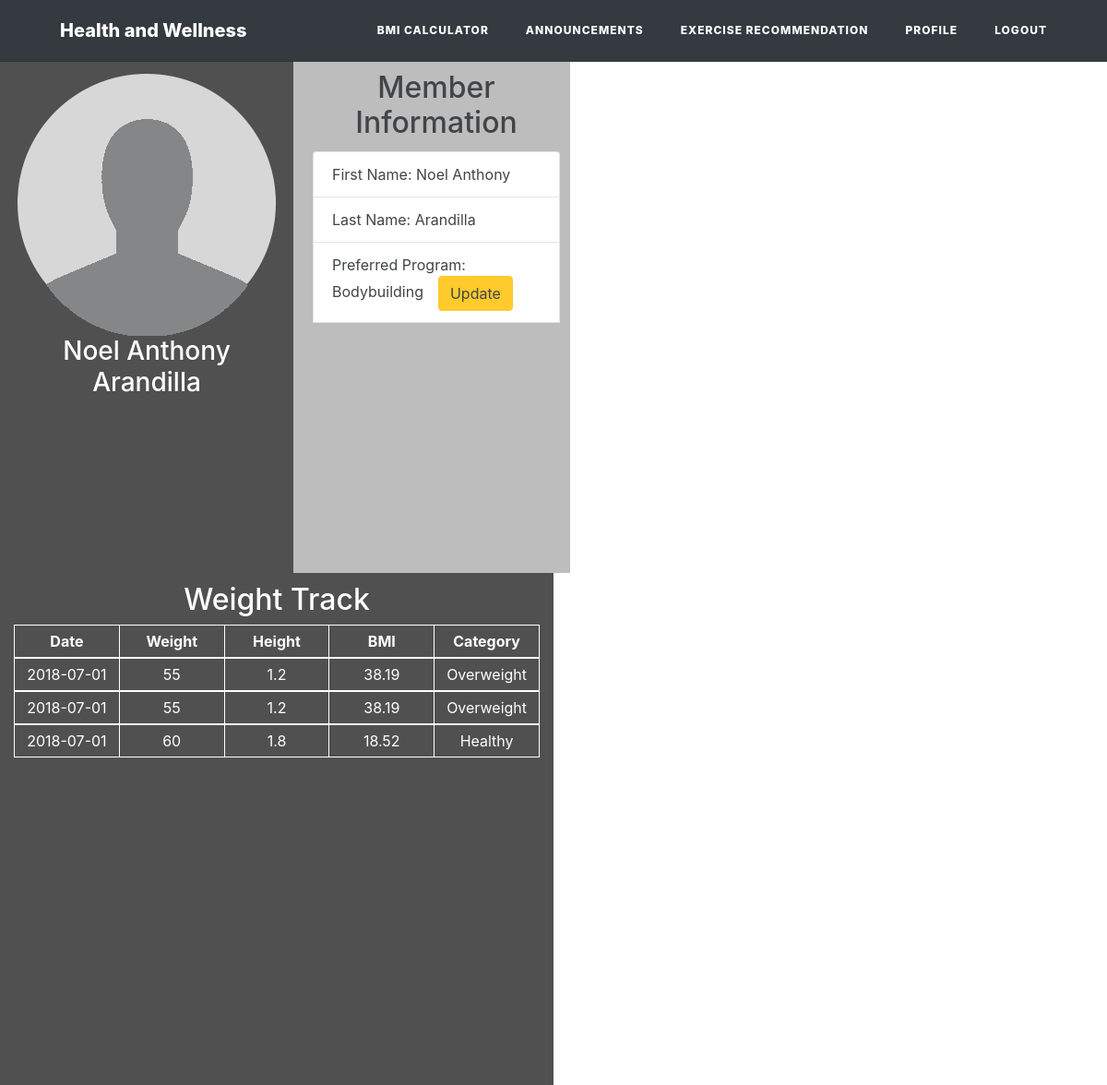
Page /profile.php (signed in) on the earlier database version.
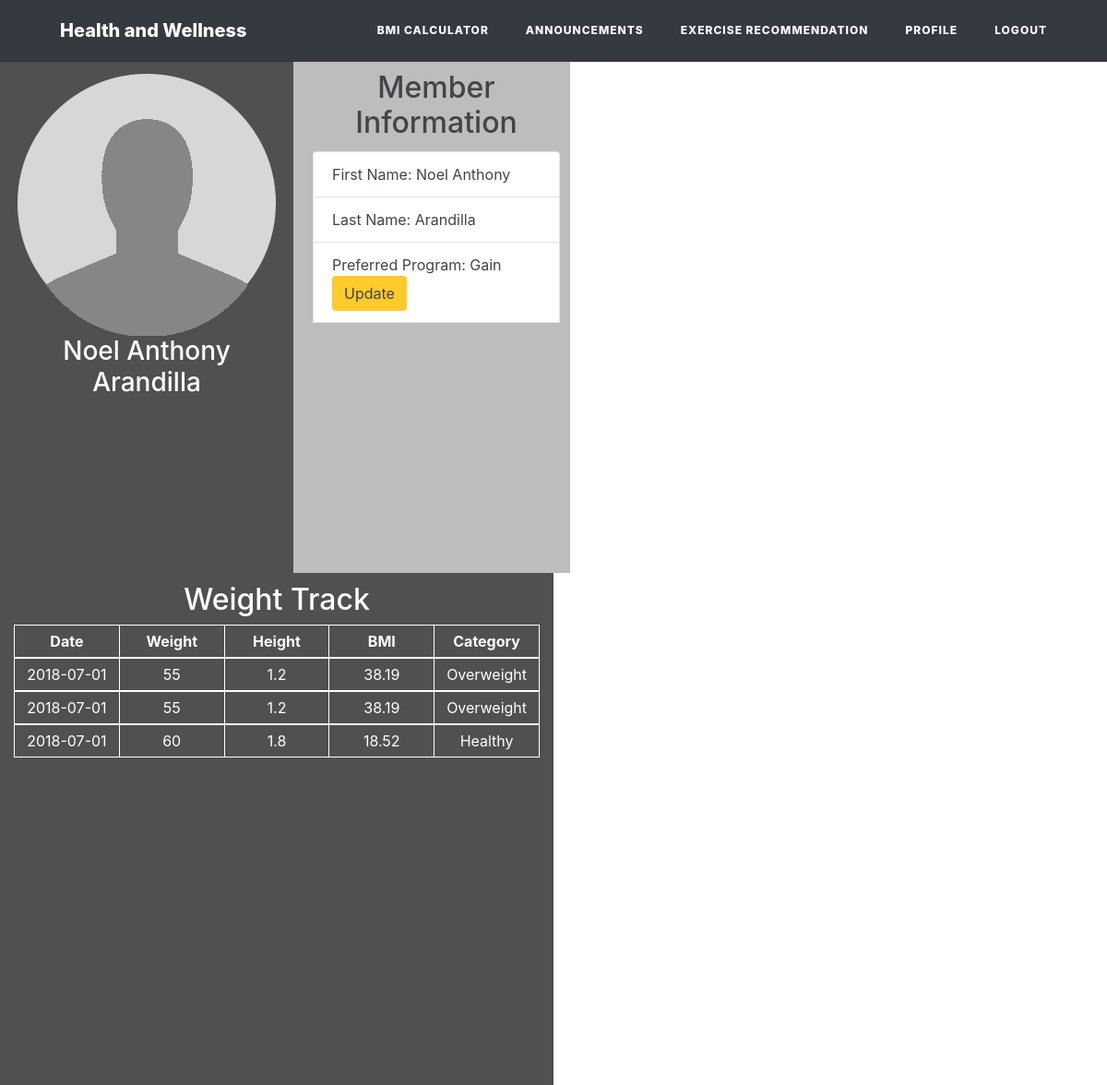
Same page on the later database version.
### tables this page shows
CREATE TABLE `users` (
  `user_id` int(255) NOT NULL,
  `fname` varchar(255) NOT NULL,
  `lname` varchar(255) NOT NULL,
  `username` varchar(255) NOT NULL,
  `password` varchar(255) NOT NULL,
  `preferredprogram` varchar(255) NOT NULL,
  `usertype` int(255) NOT NULL
);

### profile.php (the view, shortened to what this page needs)
<?php
  require_once('config.php');
?>
<!DOCTYPE html>
<html lang="en">
  <head>
    <link href="vendor/bootstrap/css/bootstrap.min.css" rel="stylesheet">
    <link href="css/profile.css" rel="stylesheet">
  </head>
  <body>
    <nav class="navbar navbar-expand-lg navbar-dark bg-dark fixed-top" id="mainNav">
      <div class="container">
        <a class="navbar-brand" href="#">Health and Wellness</a>
        <div class="collapse navbar-collapse" id="navbarResponsive">
          <ul class="navbar-nav ml-auto">
            <li class="nav-item ">
              <a class="nav-link" href="bmiCalc.php">BMI Calculator</a>
            </li>
            <li class="nav-item">
              <a class="nav-link" href="announcementsuser.php">Announcements</a>
            </li>
            <li class="nav-item ">
              <a class="nav-link" href="exerciseRecommend.php">Exercise Recommendation</a>
            </li>
            <li class="nav-item active">
              <a class="nav-link" href="profile.php">Profile<span class="sr-only">(current)</span></a>
            </li>
            <li class="nav-item ">
              <a class="nav-link" href="userlogout.php">Logout</a>
            </li>
          </ul>
        </div>
      </div>
    </nav>
    <div class="container-fluid">
    <div class="row">
      <div class="userpic col-md-3 col-xs-3 col-sm-3" >
      <center>  <img src="img/defaultimageuser.png" ></img></center>
      <center>  <?php
              $userId= $_SESSION['user_id'];
              $result = $con->query("SELECT * FROM users WHERE user_id='" . $userId. "'");
              while($row = mysqli_fetch_array($result,MYSQLI_ASSOC))
              echo "<h3>" .$row['fname'] ." ". $row['lname'] . "</h3>";
          ?></h4></center>
      </div>
      <div class="userdetails col-md-3 col-xs-3 col-sm-3">
        <center><h2>Member Information</h2></center>
        <ul class="list-group">
              <li class="list-group-item">First Name: <?php
                                                      $userId= $_SESSION['user_id'];
                                                      $result = $con->query("SELECT fname FROM users WHERE user_id='" . $userId. "'");
                                                      while($row = mysqli_fetch_array($result,MYSQLI_ASSOC))
                                                      echo $row['fname'] ;
                                                      ?></li>
              <li class="list-group-item">Last Name: <?php
                                                      $userId= $_SESSION['user_id'];
                                                      $result = $con->query("SELECT lname FROM  users WHERE user_id='" . $userId. "'");
                                                      while($row = mysqli_fetch_array($result,MYSQLI_ASSOC))
                                                      echo $row['lname'] ;
                                                      ?>
              </li>
              <li class="list-group-item">Preferred Program: <?php
                                                      $userId= $_SESSION['user_id'];
                                                      $result = $con->query("SELECT preferredprogram FROM  users WHERE user_id='" . $userId. "'");
                                                      while($row = mysqli_fetch_array($result,MYSQLI_ASSOC))
                                                      echo $row['preferredprogram'] ;
                                                      ?>&emsp;<a type="button" class="btn btn-warning pull-right" name="updateBtn" href="updateuser.php?id=<?php echo $userId ?>" >Update</a> </li>
                                                      <br>
        </ul>
      </div>
      <div class="bmiCalc col-md-6 col-xs-6 col-sm-6">
        <center><h2>Weight Track</h2></center>
        <?php $result = $con->query("SELECT * FROM bmi_log WHERE user_id='" . $_SESSION['user_id']. "'"); ?>
        <table class='tableHead'>
                        <tr class='tableHead'>
                            <th class='tableHead'>Date</th>
                            <th class='tableHead'>Weight</th>
                            <th class='tableHead'>Height</th>
                            <th class='tableHead'>BMI</th>
                            <th class='tableHead'>Category</th>
                        </tr>
        </table>
        <?php
        while($row = mysqli_fetch_array($result,MYSQLI_ASSOC))
                echo "<table class='tableStyle'>
                        <tr class='tableStyle'>
                              <td class='tableStyle'>".$row['datesubmitted']."</td>
                              <td class='tableStyle'>".$row['weight']."</td>
                              <td class='tableStyle'>".$row['height']."</td>
                              <td class='tableStyle'>".number_format((float)$row['bmi'], 2, '.', '')."</td>
                              <td class='tableStyle'>".$row['category']."</td>
                        </tr>
                </table>";
        ?>
    </div>
  </div>
  </body>
</html>

Differences in the rows shown:
changed users "Noel Anthony": preferredprogram "Bodybuilding" → "Gain"
